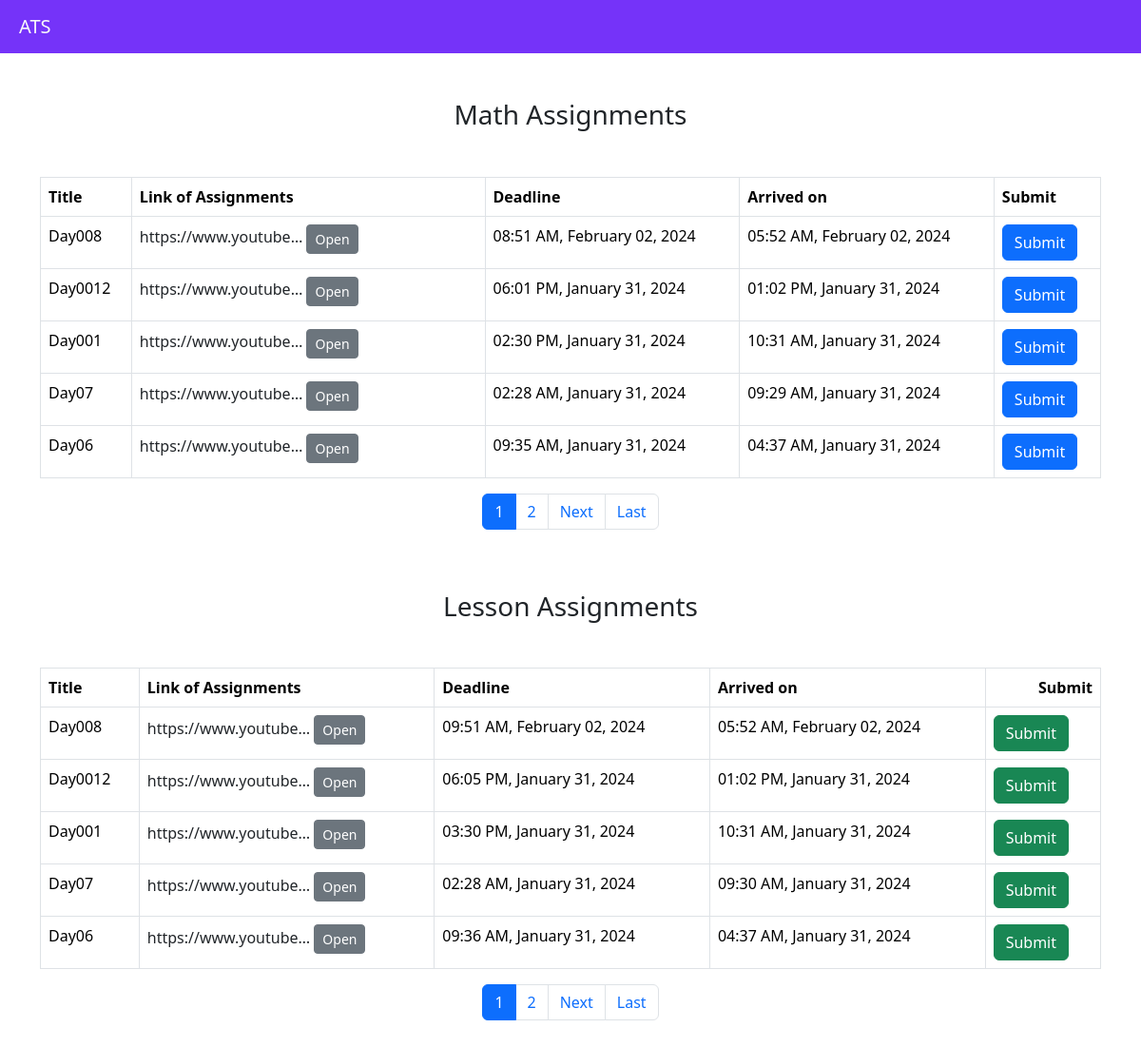
/all_assignments, run on the app's committed database.
### student_work/models.py (models this page shows, shortened)
class Assignments(models.Model):
    created_by = models.ForeignKey(
        User, on_delete=models.CASCADE, related_name="created_assignments"
    )
    created_at = models.DateTimeField(auto_now_add=True)
    updated_at = models.DateTimeField(auto_now=True)
    title = models.CharField(max_length=200, blank=True)
    description = models.TextField(max_length=150, blank=True)
    is_submitted = models.BooleanField(default=False)
    math_send_time = models.DateTimeField()
    math_deadline = models.DateTimeField()
    math_question_link = models.URLField()
    lesson_send_time = models.DateTimeField()
    lesson_deadline = models.DateTimeField()
    lesson_question_link = models.URLField()

### student_work/views.py (the view)
# urls.py: path("all_assignments", views.all_assignments, name="all_assignments"),
def all_assignments(request):
    now = time_stamp()
    now_utc = now.astimezone(pytz.utc)
    math_assignments = Assignments.objects.filter(math_send_time__lt=now_utc).order_by(
        "-math_send_time"
    )
    lesson_assignments = Assignments.objects.filter(
        lesson_send_time__lt=now_utc
    ).order_by("-lesson_send_time")
    math_data = [
        {
            "math_id": assignment.id,
            "title": assignment.title,
            "link": assignment.math_question_link,
            "deadline": timezone.localtime(assignment.math_deadline),
            "send_time": timezone.localtime(assignment.math_send_time),
            "assignment_type": "math",
        }
        for assignment in math_assignments
    ]
    lesson_data = [
        {
            "lesson_id": assignment.id,
            "title": assignment.title,
            "link": assignment.lesson_question_link,
            "deadline": timezone.localtime(assignment.lesson_deadline),
            "send_time": timezone.localtime(assignment.lesson_send_time),
            "assignment_type": "lesson",
        }
        for assignment in lesson_assignments
    ]
    math_sub_Form = Math_sub_Form()
    lesson_sub_Form = Lesson_sub_Form()
    items_per_page = 5
    math_page = request.GET.get("math_page", 1)
    math_paginator = Paginator(math_data, items_per_page)
    if not str(math_page).isdigit():
        math_page = 1
    else:
        math_page = int(math_page)
    if math_page < 1:
        math_page = 1
    elif math_page > math_paginator.num_pages:
        math_page = math_paginator.num_pages
    math_data_page = math_paginator.page(math_page)
    lesson_page = request.GET.get("lesson_page", 1)
    lesson_paginator = Paginator(lesson_data, items_per_page)
    if not str(lesson_page).isdigit():
        lesson_page = 1
    else:
        lesson_page = int(lesson_page)
    if lesson_page < 1:
        lesson_page = 1
    elif lesson_page > lesson_paginator.num_pages:
        lesson_page = lesson_paginator.num_pages
    lesson_data_page = lesson_paginator.page(lesson_page)
    context = {
        "current_time": now,
        "math_data": math_data_page,
        "lesson_data": lesson_data_page,
        "math_sub_Form": math_sub_Form,
        "lesson_sub_Form": lesson_sub_Form,
    }
    return render(request, "student_work/all_assignments.html", context)

### student_work/views.py (called while the page is built)
def time_stamp():
    timezone.activate("Asia/Kolkata")
    current_time = timezone.localtime(timezone.now())
    formatted_current = current_time.strftime("%Y-%m-%dT%H:%M")
    formatted_current_time = timezone.datetime.strptime(
        formatted_current, "%Y-%m-%dT%H:%M"
    )
    now = formatted_current_time
    return now

### student_work/templates/student_work/all_assignments.html (shortened to what this page needs)
    {% extends 'student_work/base.html' %}
    {% block content %}
    <div class="container mt-5 mb-4">
        <h3 class="text-center my-5">Math Assignments</h3>
        <div class="table-responsive">
            <table class="table table-bordered">
                <thead>
                    <tr>
                        <th>Title</th>
                        <th class="col-6 col-sm-4">Link of Assignments</th>
                        <th>Deadline</th>
                        <th>Arrived on </th>
                        <th>Submit</th>
                    </tr>
                </thead>
                <tbody>
                    {% for assignment in math_data %}
                        <tr>
                            <td>{{ assignment.title }}</td>
                            <td>
                                <a
                                    href="{{ assignment.link }}"
                                    data-bs-toggle="popover"
                                    data-bs-content="{{ assignment.link }}"
                                    data-bs-trigger="hover"
                                    data-bs-placement="top"
                                    role="button"
                                    class="text-decoration-none text-dark"
                                    target="_blank"
                                    style="transition: color 0.3s;"
                                >
                                    {{ assignment.link|truncatechars:20 }}
                                    <button
                                        class="btn btn-sm btn-secondary"
                                        data-bs-toggle="tooltip"
                                        data-bs-placement="top"
                                        title="Open in New Tab"
                                        style="pointer-events: none;"
                                    >
                                        Open
                                    </button>
                                </a>
                            </td>
                            <td>{{ assignment.deadline|date:"h:i A, F d, Y" }}</td>
                            <td>{{ assignment.send_time|date:"h:i A, F d, Y" }}</td>
                            <td>
                                {% if not assignment.is_submitted %}
                                    <button class="btn btn-primary" data-bs-toggle="modal" data-bs-target="#exampleModalMath_{{ assignment.id }}">
                                        Submit
                                    </button>
                                {% else %}
                                    <p>Assignment already submitted</p>
                                {% endif %}
                            </td>
                        </tr>
                    {% endfor %}
                </tbody>
            </table>
            <nav aria-label="Math Assignments Pagination">
                <ul class="pagination justify-content-center">
                    {% for page in math_data.paginator.page_range %}
                        <li class="page-item{% if page == math_data.number %} active{% endif %}">
                            <a class="page-link" href="?math_page={{ page }}">{{ page }}</a>
                        </li>
                    {% endfor %}
                    {% if math_data.has_next %}
                        <li class="page-item">
                            <a class="page-link" href="?math_page={{ math_data.next_page_number }}" aria-label="Next">Next</a>
                        </li>
                        <li class="page-item">
                            <a class="page-link" href="?math_page={{ math_data.paginator.num_pages }}" aria-label="Last">Last</a>
                        </li>
                    {% endif %}
                </ul>
            </nav>
        </div>
        <h3 class="text-center my-5">Lesson Assignments</h3>
        <div class="table-responsive">
            <table class="table table-bordered">
                <thead>
                    <tr>
                        <th>Title</th>
                        <th>Link of Assignments</th>
                        <th>Deadline</th>
                        <th>Arrived on</th>
                        <th style="text-align: right;">Submit</th>
                    </tr>
                </thead>
                <tbody>
                    {% for assignment in lesson_data %}
                        <tr>
                            <td>{{ assignment.title }}</td>
                            <td>
                                <a
                                    href="{{ assignment.link }}"
                                    data-bs-toggle="popover"
                                    data-bs-content="{{ assignment.link }}"
                                    data-bs-trigger="hover"
                                    data-bs-placement="top"
                                    role="button"
                                    class="text-decoration-none text-dark"
                                    target="_blank"
                                    style="transition: color 0.3s;"
                                >
                                    {{ assignment.link|truncatechars:20 }}
                                    <button
                                        class="btn btn-sm btn-secondary"
                                        data-bs-toggle="tooltip"
                                        data-bs-placement="top"
                                        title="Open in New Tab"
                                        style="pointer-events: none;"
                                    >
                                        Open
                                    </button>
                                </a>
                            </td>
                            <td>{{ assignment.deadline|date:"h:i A, F d, Y" }}</td>
                            <td>{{ assignment.send_time|date:"h:i A, F d, Y" }}</td>
                            <td>
                                <button class="btn btn-success" data-bs-toggle="modal" data-bs-target="#exampleModalLesson_{{ assignment.id }}">
                                    Submit
                                </button>
                            </td>
                        </tr>
                    {% endfor %}
                </tbody>
            </table>
        <nav aria-label="Lesson Assignments Pagination">
            <ul class="pagination justify-content-center">
                {% for page in lesson_data.paginator.page_range %}
                    <li class="page-item{% if page == lesson_data.number %} active{% endif %}">
                        <a class="page-link" href="?lesson_page={{ page }}">{{ page }}</a>
                    </li>
                {% endfor %}
                {% if lesson_data.has_next %}
                    <li class="page-item">
                        <a class="page-link" href="?lesson_page={{ lesson_data.next_page_number }}" aria-label="Next">Next</a>
                    </li>
                    <li class="page-item">
                        <a class="page-link" href="?lesson_page={{ lesson_data.paginator.num_pages }}" aria-label="Last">Last</a>
                    </li>
                {% endif %}
            </ul>
        </nav>
        </div>
    </div>
    {% endblock %}

### data on the page
Assignments: title "Day008", link "https://www.youtube…", title "Day008", link "https://www.youtube…"
Assignments: title "Day0012", link "https://www.youtube…", title "Day0012", link "https://www.youtube…"
Assignments: title "Day001", link "https://www.youtube…", title "Day001", link "https://www.youtube…"
Assignments: title "Day07", link "https://www.youtube…", title "Day07", link "https://www.youtube…"
Assignments: title "Day06", link "https://www.youtube…", title "Day06", link "https://www.youtube…"

### other printed values
{{ assignment.deadline|date:"h:i A, F d, Y" }} "08:51 AM, February 02, 2024" "06:01 PM, January 31, 2024" "02:30 PM, January 31, 2024" "02:28 AM, January 31, 2024" "09:35 AM, January 31, 2024"
{{ assignment.send_time|date:"h:i A, F d, Y" }} "05:52 AM, February 02, 2024" "01:02 PM, January 31, 2024" "10:31 AM, January 31, 2024" "09:29 AM, January 31, 2024" "04:37 AM, January 31, 2024"
{{ page }} "1" "2"
{{ assignment.deadline|date:"h:i A, F d, Y" }} "09:51 AM, February 02, 2024" "06:05 PM, January 31, 2024" "03:30 PM, January 31, 2024" "02:28 AM, January 31, 2024" "09:36 AM, January 31, 2024"
{{ assignment.send_time|date:"h:i A, F d, Y" }} "05:52 AM, February 02, 2024" "01:02 PM, January 31, 2024" "10:31 AM, January 31, 2024" "09:30 AM, January 31, 2024" "04:37 AM, January 31, 2024"
